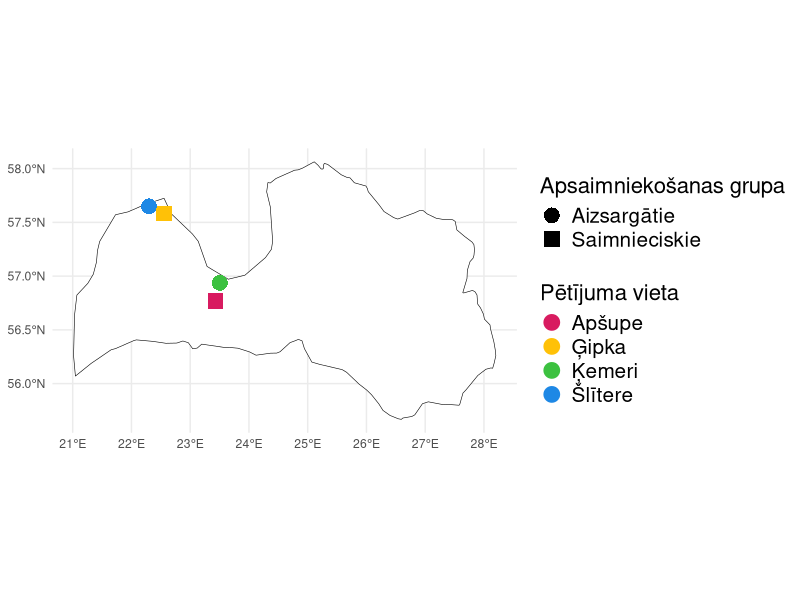
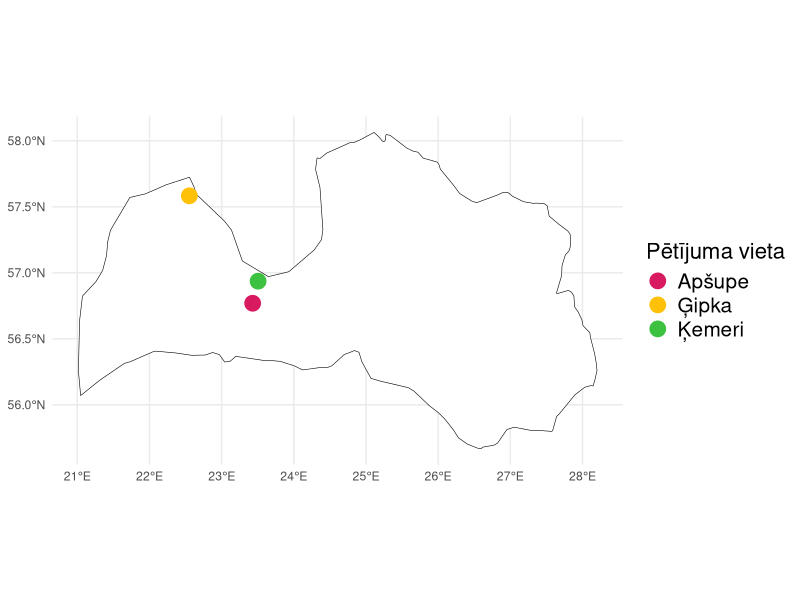
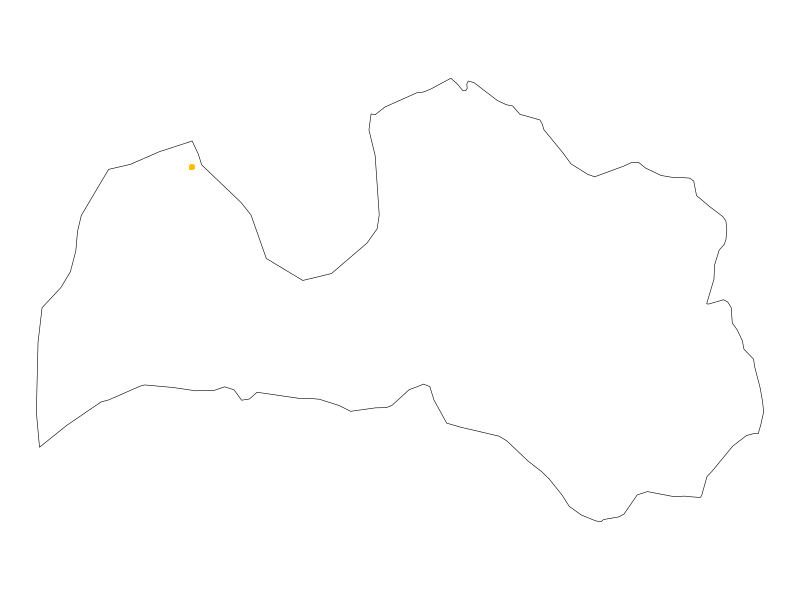
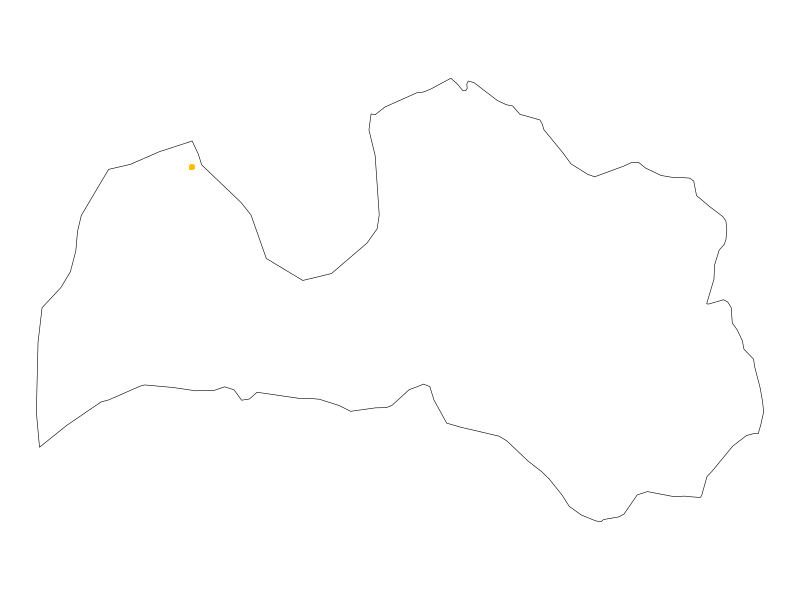

Recreate these plots in R, in order.
# Pakotnes ----
if(!require(readxl)) install.packages("readxl")
if(!require(ggplot2)) install.packages("ggplot2")
if(!require(dplyr)) install.packages("dplyr")
if(!require(sf)) install.packages("sf")
if(!require(rnaturalearth)) install.packages("rnaturalearth")



# Dati ----
kartes_Vietas <- read_excel("uzskaisu_dati.xlsx", sheet = "Vietas")
kartes_Vietas <-  kartes_Vietas[-101,]
dim(kartes_Vietas)
unique(kartes_Vietas$vieta)



# Transekšu centroīdi ----
head(kartes_Vietas) # strūktūra
class(kartes_Vietas$x_sakums) # pārbaudīt mainīga klasi

kartes_Vietas <- kartes_Vietas %>% # samainīt visus uz numeric
  mutate(across(c(x_sakums, y_sakums, x_beigas, y_beigas), as.numeric))

class(kartes_Vietas$x_sakums)


kartes_Vietas <- kartes_Vietas[,c(1:6)] %>%
  mutate(
    x_vidus = (kartes_Vietas$x_sakums + kartes_Vietas$x_beigas) / 2,
    y_vidus = (kartes_Vietas$y_sakums + kartes_Vietas$y_beigas) / 2
  )
head(kartes_Vietas) # strūktūra


vietu_centroidi <- kartes_Vietas %>%
  group_by(vieta) %>%
  summarise(
    x_centroid = mean(x_vidus),
    y_centroid = mean(y_vidus),
    .groups = "drop"
  )


print(vietu_centroidi)

vietu_centroidi <- st_as_sf(vietu_centroidi, coords = c("x_centroid", "y_centroid"), crs = 3059)  # LKS-92



latvija_sf <- ne_countries(scale = "medium", returnclass = "sf") |>
  dplyr::filter(admin == "Latvia")

vietu_centroidi <- st_transform(vietu_centroidi, crs = st_crs(latvija_sf)) 


head(vietu_centroidi)
vietu_centroidi$tips <- ifelse(vietu_centroidi$vieta %in% c("Ģipka", "Apšupe"), "Saimnieciskie", "Aizsargātie")
unique(vietu_centroidi$vieta)

# Centroīdi wgs formātā
print(vietu_centroidi)

#Kopēja plans ------------------------------

ggplot() +
  geom_sf(data = latvija_sf, fill = "white", color = "black") +
  geom_sf(data = vietu_centroidi, aes(color = vieta, shape = tips), size = 5) +  
  scale_color_manual(values = c("#D81B60", "#FFC107", "#3cc140", "#1E88E5"), 
                     name = "Pētījuma vieta") +
  scale_shape_manual(values = c(16, 15),  # piemēram: aplis, trīsstūris, kvadrāts
                     name = "Apsaimniekošanas grupa") +
  theme_minimal() +
  theme(
    legend.title = element_text(size = 16),
    legend.text = element_text(size = 15)
  )

#Kopēja realitāte ------------------------------
vietu_centroidi2 <- vietu_centroidi[!vietu_centroidi$vieta == "Šlītere",]
vietu_centroidi2 <- vietu_centroidi2[,-3]

ggplot() +
  geom_sf(data = latvija_sf, fill = "white", color = "black") +
  geom_sf(data = vietu_centroidi2, aes(color = vieta,), size = 5) +  
  scale_color_manual(values = c("#D81B60", "#FFC107", "#3cc140", "#1E88E5"), 
                     name = "Pētījuma vieta") +
  scale_shape_manual(values = c(16, 15),  # piemēram: aplis, trīsstūris, kvadrāts
                     name = "Apsaimniekošanas grupa") +
  theme_minimal() +
  theme(
    legend.title = element_text(size = 16),
    legend.text = element_text(size = 15)
  )

# Katrai vietai ----------------------

unique(vietu_centroidi$vieta)
vieta_punkts <- vietu_centroidi %>% filter(vieta == "Ģipka")

vieta_karte <- ggplot() +
  geom_sf(data = latvija_sf, fill = "white", color = "black") +
  geom_sf(data = vieta_punkts, aes(color = vieta, shape = tips), size = 2) +
  scale_color_manual(values = c("Ģipka" = "#FFC107"), name = NULL) +
  scale_shape_manual(values = c(16, 15), name = NULL) +
  theme_void() +
  theme(
    panel.background = element_rect(fill = NA, color = NA),
    plot.background = element_rect(fill = NA, color = NA),
    legend.position = "none"
  )

vieta_karte

ggsave("karte_caurs.png", 
       plot = vieta_karte,
       bg = "transparent",
       width = 428 / 600,
       height = 754 / 600,
       dpi = 600)
